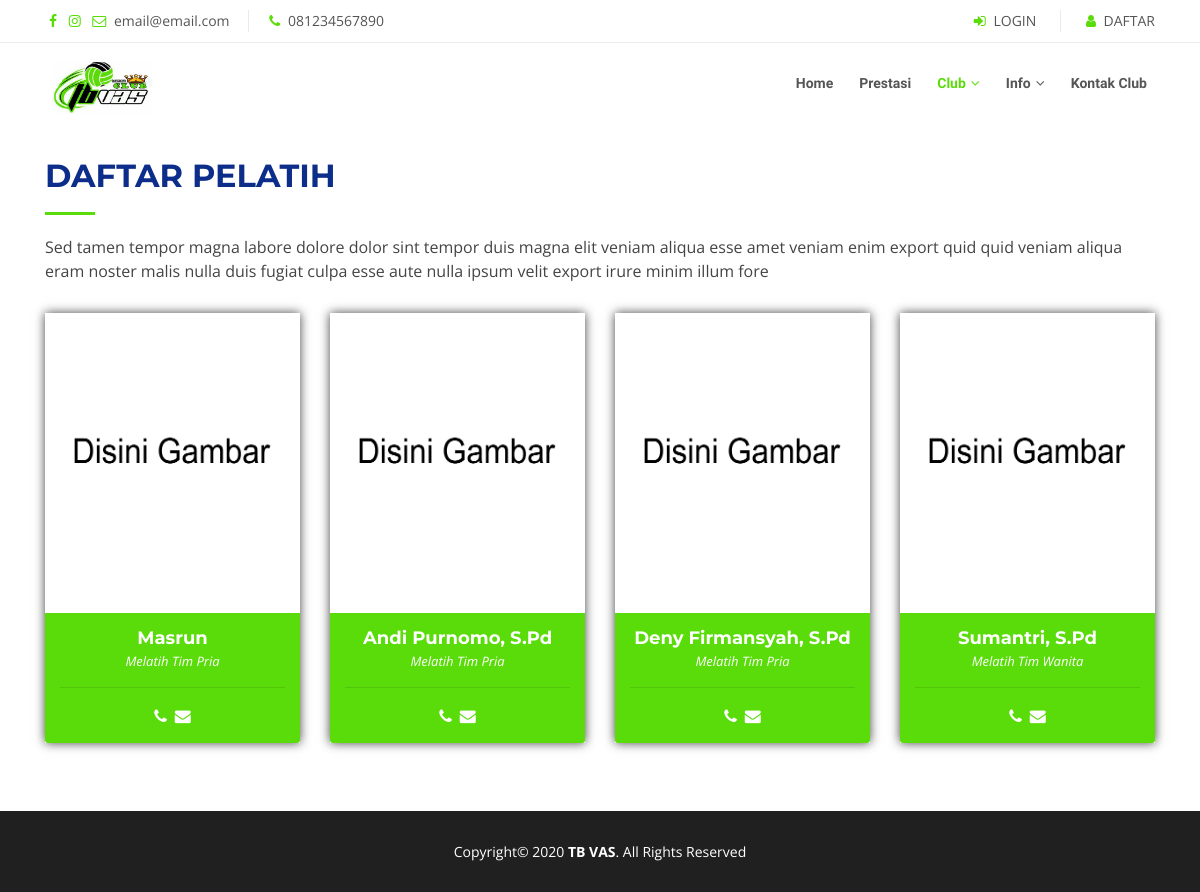
Page /index.php/daftar_pelatih on the committed database.
### tables this page shows
CREATE TABLE `tb_kontak` (
  `id` int(11) NOT NULL,
  `alamat` text NOT NULL,
  `email` varchar(50) NOT NULL,
  `facebook` varchar(50) NOT NULL,
  `instagram` varchar(50) NOT NULL,
  `no_telp` varchar(13) NOT NULL,
  `tmp_latihan` text NOT NULL
);

CREATE TABLE `tb_club` (
  `id` int(11) NOT NULL,
  `nama` varchar(50) NOT NULL,
  `sejarah` text NOT NULL,
  `arti_logo` text NOT NULL,
  `gambar` varchar(255) DEFAULT NULL,
  `slug` varchar(50) NOT NULL
);

CREATE TABLE `tb_pelatih` (
  `id` int(11) NOT NULL,
  `nama` varchar(50) NOT NULL,
  `melatih` enum('Pria','Wanita') NOT NULL,
  `pengalaman` text NOT NULL,
  `email` varchar(50) NOT NULL,
  `no_telp` varchar(13) NOT NULL,
  `alamat` text NOT NULL,
  `password` varchar(255) NOT NULL,
  `gambar` varchar(255) DEFAULT NULL,
  `slug` varchar(50) NOT NULL
);

### application/controllers/Daftar_pelatih.php (called while the page is built, shortened)
<?php
class Daftar_pelatih extends CI_Controller {
	public function __construct()
	{
		$this->load->model('m_pelatih','Model');
	}
	public function index()
	{
		$data['pelatih'] = $this->DButama->GetDB('tb_pelatih');
		$data['title'] = 'Data Pelatih';
		$this->load->view('utama/temp-header',$data);
		$this->load->view('utama/v_pelatih',$data);
		$this->load->view('utama/temp-footer');
	}
}

### index.php (called while the page is built, shortened)
<?php
require_once BASEPATH.'core/CodeIgniter.php';

### application/models/M_utama.php (called while the page is built, shortened)
<?php
class M_utama extends CI_Model {
	public function GetDB($table='')
	{
		return $this->db->get($table);
	}
}

### application/views/utama/v_pelatih.php (the view, shortened to what this page needs)
<section id="team" class="wow fadeInUp">
  <div class="container">
    <div class="section-header">
      <h2>Daftar Pelatih</h2>
      <p>Sed tamen tempor magna labore dolore dolor sint tempor duis magna elit veniam aliqua esse amet veniam enim export quid quid veniam aliqua eram noster malis nulla duis fugiat culpa esse aute nulla ipsum velit export irure minim illum fore</p>
    </div>
    <div class="row">
      <?php foreach ($pelatih->result() as $key) {?>
      <div title="Detail" class="col-lg-3 col-md-6">
        <div class="member" style="box-shadow: 0 0 10px 0">
          <a href="javascript:void(0)" title="Detail <?= $key->nama ?>" onclick="detail(<?= $key->id ?>)">
          <div class="pic">
            <?php if ($key->gambar!==null) { ?>
            <img src="<?= base_url('assets/assets/img/pelatih/'.$key->gambar) ?>" alt="" style="width:280px; height: 300px;">
            <?php } else { echo "<< tidak ada gambar >>";} ?>
          </div>
          </a>
          <div class="details">
            <h4><?= $key->nama ?></h4>
            <span>Melatih Tim <?= $key->melatih ?></span>
            <hr>
            <div class="social">
              <a href="tel:<?= $key->no_telp ?>"><i class="fa fa-phone"></i></a>
              <a href="mailto:<?= $key->email ?>"><i class="fa fa-envelope"></i></a>
            </div>
          </div>
        </div>
      </div>
      <?php } ?>
    </div>
    <br><br>
  </div>
</section>

### application/views/utama/temp-header.php (shortened to what this page needs)
<!DOCTYPE html>
<html lang="en">
<head>
  <link href="<?= base_url('assets/front-end/') ?>lib/bootstrap/css/bootstrap.min.css" rel="stylesheet">
  <link href="<?= base_url('assets/front-end/') ?>lib/font-awesome/css/font-awesome.min.css" rel="stylesheet">
  <link href="<?= base_url('assets/front-end/') ?>lib/animate/animate.min.css" rel="stylesheet">
  <link href="<?= base_url('assets/front-end/') ?>lib/ionicons/css/ionicons.min.css" rel="stylesheet">
  <link href="<?= base_url('assets/front-end/') ?>lib/owlcarousel/assets/owl.carousel.min.css" rel="stylesheet">
  <link href="<?= base_url('assets/front-end/') ?>lib/magnific-popup/magnific-popup.css" rel="stylesheet">
  <link href="<?= base_url('assets/front-end/') ?>lib/ionicons/css/ionicons.min.css" rel="stylesheet">
  <link href="<?= base_url('assets/front-end/') ?>css/style.css" rel="stylesheet">
</head>
<?php $kon = $this->DButama->GetDB('tb_kontak')->row(); ?>
<?php $ten = $this->DButama->GetDB('tb_club')->row(); ?>
<body id="body">
  <section id="topbar" class="d-none d-lg-block">
    <div class="container clearfix">
      <div class="contact-info float-left">
      	<a href="<?= $kon->facebook ?>" class="facebook"><i class="fa fa-facebook"></i></a>
        <a href="<?= $kon->instagram ?>" class="instagram"><i class="fa fa-instagram"></i></a>
        <i class="fa fa-envelope-o"></i> <a href="mailto:<?= $kon->email ?>"><?= $kon->email ?></a>
        <i class="fa fa-phone"></i> <a href="tel:<?= $kon->no_telp ?>"><?= $kon->no_telp ?></a>
      </div>
      <div class="contact-info float-right">
        <?php if ($this->session->userdata('user_logged_in') == 'Sudah_Loggin') {
            ?>
            <div class="dropdown active">
                <a href="#" class="dropdown-toggle" data-toggle="dropdown"><i class="fa fa-user"></i><strong> <?php echo $this->session->userdata('nama');  ?></strong> <b class="caret"></b></a>
                <ul class="dropdown-menu" style="width: 100px;padding: 15px; font-size: 1em">
                    <li><a href="<?php echo site_url('akun/i/'.$this->session->userdata('id')); ?>"><i class="fa fa-user"></i> Akun</a>
                    </li>
                    <li style="margin-top: 10px;"><a href="<?php echo site_url('logout'); ?>"><i class="fa fa-sign-in"></i> Logout</a>
                    </li>
                </ul>
            </div>
            <?php
        }else{ ?>
        <a href="javascript:void(0)" onclick="login()"><span class="text-uppercase"><i class=" fa fa-sign-in"></i> <span class="text-uppercase">Login</span></a>
        <a href="<?= site_url('daftar') ?>"><span class="text-uppercase"><i class=" fa fa-user" style="padding-left: 25px;margin-left: 20px;border-left: 1px solid #e9e9e9;"></i> Daftar</span></a>
        <?php } ?>
      </div>
    </div>
  </section>
  <header id="header">
    <div class="container">
      <div id="logo" class="pull-left">
         <a href="<?= site_url() ?>"><img src="<?= base_url('assets/assets/img/logo/'.$ten->gambar) ?>" alt="" title="" style="width:110px;margin-top: -10px" /></a>
      </div>
      <nav id="nav-menu-container">
        <ul class="nav-menu">
          <li class="home"><a href="<?= site_url() ?>">Home</a></li>
          <li class="prestasi"><a href="<?= site_url('prestasi-club') ?>">Prestasi</a></li>
          <li class="club menu-has-children"><a href="javascript:void(0)">Club</a>
          </li>
          <li class="info menu-has-children"><a href="javascript:void(0">Info</a>
          </li>
          <li class="kontak"><a href="<?= site_url('kontak') ?>">Kontak Club</a></li>
        </ul>
      </nav>
    </div>
  </header>

### application/views/utama/temp-footer.php (shortened to what this page needs)
  <?php $ten = $this->DButama->GetDB('tb_club')->row(); ?>
  <footer id="footer">
    <div class="container">
      <div class="copyright">
        Copyright&copy; 2020 <strong><?= $ten->nama ?></strong>. All Rights Reserved
      </div>
    </div>
  </footer>
</body>
</html>

### assets/front-end/css/style.css (style rules this page uses)
body { background: #fff; color: #444; font-family: "Open Sans", sans-serif; }
a { color: #5adc0a; transition: 0.5s; }
p { padding: 0; margin: 0 0 30px 0; }
h1, h2, h3, h4, h5, h6 { font-family: "Montserrat", sans-serif; font-weight: 400; margin: 0 0 20px 0; padding: 0; }
#topbar { background: #fff; padding: 10px 0; border-bottom: 1px solid #eee; font-size: 14px; }
#topbar .contact-info a { line-height: 1; color: #555; }
#topbar .contact-info i { color: #5adc0a; padding: 4px; }
#topbar .contact-info .fa-phone { padding-left: 20px; margin-left: 15px; border-left: 1px solid #e9e9e9; }
#header { padding: 20px 0; height: 84px; transition: all 0.5s; z-index: 997; background: #fff; box-shadow: 0px 6px 9px 0px rgba(0, 0, 0, 0.06); }
#header #logo img { padding: 0; margin: 0; }
.nav-menu, .nav-menu * { margin: 0; padding: 0; list-style: none; }
.nav-menu li { position: relative; white-space: nowrap; }
.nav-menu > li { float: left; }
.sf-arrows .sf-with-ul { padding-right: 22px; }
.sf-arrows .sf-with-ul:after { content: "\f107"; position: absolute; right: 8px; font-family: FontAwesome; font-style: normal; font-weight: normal; }
#nav-menu-container { float: right; margin: 0; }
.nav-menu a { padding: 10px 8px; text-decoration: none; display: inline-block; color: #555; font-family: "Raleway", sans-serif; font-weight: 700; font-size: 14px; outline: none; }
.nav-menu li:hover > a, .nav-menu .menu-active > a { color: #5adc0a; }
.nav-menu > li { margin-left: 10px; }
#mobile-nav { position: fixed; top: 0; padding-top: 18px; bottom: 0; z-index: 998; background: rgba(52, 59, 64, 0.9); left: -260px; width: 260px; overflow-y: auto; transition: 0.4s; }
#mobile-nav ul { padding: 0; margin: 0; list-style: none; }
#mobile-nav ul li { position: relative; }
#mobile-nav ul li a { color: #fff; font-size: 16px; overflow: hidden; padding: 10px 22px 10px 15px; position: relative; text-decoration: none; width: 100%; display: block; outline: none; }
.section-header { margin-bottom: 30px; }
.section-header h2 { font-size: 32px; color: #0c2e8a; text-transform: uppercase; font-weight: 700; position: relative; padding-bottom: 20px; }
.section-header h2::before { content: ''; position: absolute; display: block; width: 50px; height: 3px; background: #5adc0a; bottom: 0; left: 0; }
.section-header p { padding: 0; margin: 0; }
#team { background: #fff; padding: 30px 0 0 0; }
#team .member { text-align: center; margin-bottom: 20px; }
#team .member .pic { overflow: hidden; text-align: center; }
#team .member .pic img { max-width: 100%; }
#team .member .details { background: #5adc0a; color: #fff; padding: 15px; border-radius: 0 0 3px 3px; }
#team .member h4 { font-weight: 700; margin-bottom: 2px; font-size: 18px; }
#team .member span { font-style: italic; display: block; font-size: 13px; }
#team .member .social { margin-top: 5px; }
#team .member .social a { color: #fff; }
#team .member .social i { font-size: 16px; margin: 0 2px; }
#footer { background: #202020; padding: 0 0 30px 0; font-size: 14px; color: #fff }
#footer .copyright { text-align: center; padding-top: 30px; }

### rows in the picture
tb_kontak: email "email@email.com", no_telp "081234567890"
tb_club: gambar (picture), nama "TB VAS"
tb_pelatih: gambar (picture), nama "Masrun", melatih "Pria"
tb_pelatih: gambar (picture), nama "Andi Purnomo, S.Pd", melatih "Pria"
tb_pelatih: gambar (picture), nama "Deny Firmansyah, S.Pd", melatih "Pria"
tb_pelatih: gambar (picture), nama "Sumantri, S.Pd", melatih "Wanita"
